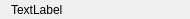
<?xml version="1.0" encoding="UTF-8"?>
<ui version="4.0">
 <class>FooterSf2</class>
 <widget class="QWidget" name="FooterSf2">
  <property name="geometry">
   <rect>
    <x>0</x>
    <y>0</y>
    <width>190</width>
    <height>19</height>
   </rect>
  </property>
  <property name="windowTitle">
   <string notr="true"/>
  </property>
  <layout class="QHBoxLayout" name="horizontalLayout">
   <property name="topMargin">
    <number>0</number>
   </property>
   <property name="bottomMargin">
    <number>0</number>
   </property>
   <item>
    <widget class="QLabel" name="label_filename">
     <property name="sizePolicy">
      <sizepolicy hsizetype="Expanding" vsizetype="Preferred">
       <horstretch>0</horstretch>
       <verstretch>0</verstretch>
      </sizepolicy>
     </property>
     <property name="text">
      <string notr="true">TextLabel</string>
     </property>
     <property name="wordWrap">
      <bool>true</bool>
     </property>
    </widget>
   </item>
  </layout>
 </widget>
 <resources/>
 <connections/>
</ui>
